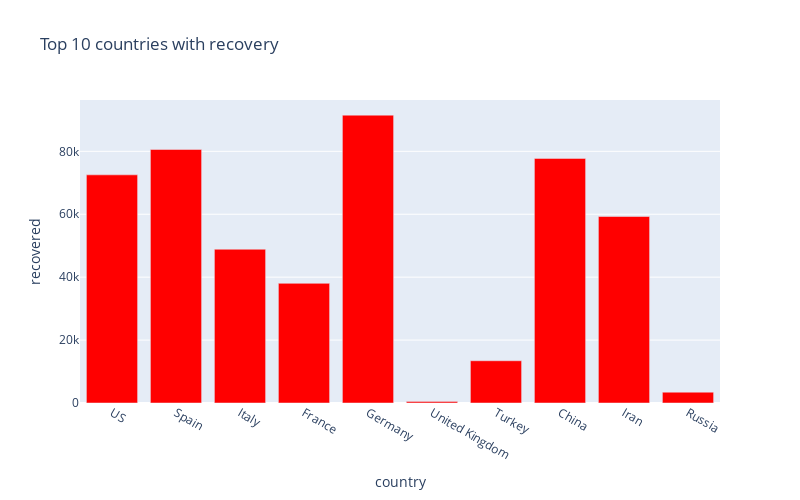

Here is the notebook cell this chart was saved with:
### Markdown cell above
## 10 Worst Hit Countries - Recovered Cases

### Code cell
px.bar(
    sorted_country_df.head(10),
    x="country",
    y="recovered",
    title="Top 10 countries with recovery",
    color_discrete_sequence=["red"],
    height=500,
    width=800
)

### Figure 1 — Plotly figure (JSON) as saved in the notebook; plotly's stock layout.template omitted (floating-point values rounded to 4 significant figures)
{"data": [{"alignmentgroup": "True", "hovertemplate": "country=%{x}<br>recovered=%{y}<extra></extra>", "legendgroup": "", "marker": {"color": "red"}, "name": "", "offsetgroup": "", "orientation": "v", "showlegend": false, "textposition": "auto", "type": "bar", "x": ["US", "Spain", "Italy", "France", "Germany", "United Kingdom", "Turkey", "China", "Iran", "Russia"], "xaxis": "x", "y": [72522, 80587, 48877, 38036, 91500, 446, 13430, 77750, 59273, 3446], "yaxis": "y"}], "layout": {"barmode": "relative", "height": 500, "legend": {"tracegroupgap": 0}, "title": {"text": "Top 10 countries with recovery"}, "width": 800, "xaxis": {"anchor": "y", "domain": [0, 1], "title": {"text": "country"}}, "yaxis": {"anchor": "x", "domain": [0, 1], "title": {"text": "recovered"}}}}
